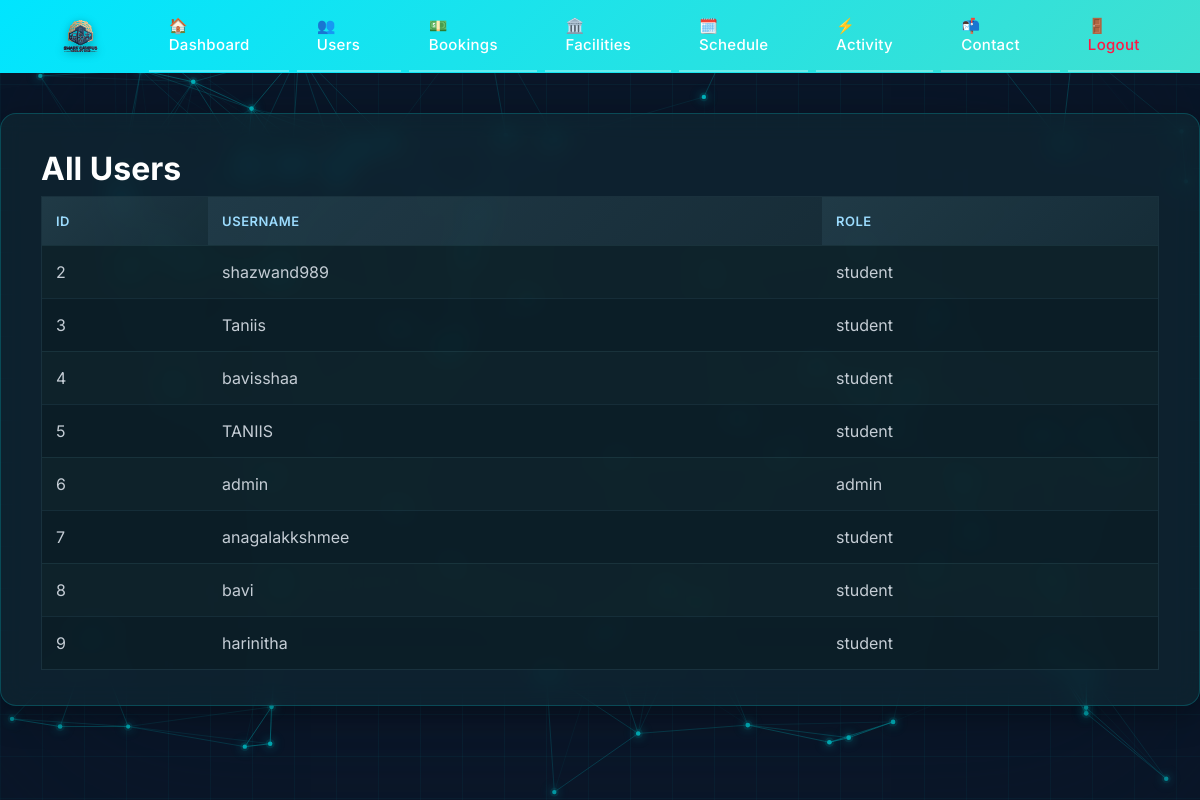
The page /admin/users (signed in) on the database its author committed.
### tables this page shows
CREATE TABLE users (
        id INTEGER PRIMARY KEY AUTOINCREMENT,
        name TEXT,
        username TEXT UNIQUE,
        email TEXT UNIQUE,
        password TEXT,
        role TEXT DEFAULT 'student'
    );

### app.py (the view)
@app.route("/admin/users")
def admin_users():
    guard = require_admin()
    if guard: return guard
    conn = get_db()
    users = conn.execute("SELECT * FROM users").fetchall()
    conn.close()
    return render_template("admin_users.html", users=users)

### app.py (called while the page is built)
def get_db():
    conn = sqlite3.connect("database.db")
    conn.row_factory = sqlite3.Row
    return conn

def require_admin():
    if "user_id" not in session:
        flash("Please log in as admin.")
        return redirect('/admin-login')
    if session.get("role") != "admin":
        session.clear()
        session.modified = True
        flash("Access denied. Please log in as admin.")
        return redirect('/admin-login')
    return None

### smart campus/templates/admin_users.html
<!DOCTYPE html>
{% extends "base.html" %}
{% block content %}
<h1>All Users</h1>
<table>
    <tr>
        <th>ID</th>
        <th>Username</th>
        <th>Role</th>
    </tr>
    {% for user in users %}
    <tr>
        <td>{{ user.id }}</td>
        <td>{{ user.username }}</td>
        <td>{{ user.role }}</td>
    </tr>
    {% endfor %}
</table>
{% endblock %}

### static/admin.css (style rules this page uses)
* { margin: 0; padding: 0; box-sizing: border-box; }
body { font-family: 'Inter', sans-serif; background: radial-gradient(1200px 700px at 15% 15%, rgba(0, 196, 204, 0.22), rgba(0, 196, 204, 0) 60%), radial-gradient(1000px 600px at 85% 25%, rgba(45, 224, 232, 0.18), rgba(45, 224, 232, 0) 55%), radial-gradient(900px 600px at 50% 90%, rgba(0, 196, 204, 0.14), rgba(0, 196, 204, 0) 58%), linear-gradient(135deg, #0a1628 0%, #0a1628 35%, #112d36 70%, #1a3d4a 100%); background-attachment: fixed; color: #c5cdd5; min-height: 100vh; overflow-x: hidden; }
.container h1 { font-size: 32px; font-weight: 700; color: #ffffff; margin-bottom: 8px; }
table { width: 100%; border-collapse: separate; border-spacing: 0; background: rgba(10, 26, 32, 0.5); border: 1px solid rgba(156, 220, 254, 0.1); }
th { background: linear-gradient(135deg, rgba(156,220,254,0.15), rgba(156,220,254,0.08)); color: #9cdcfe; padding: 16px 14px; text-align: left; font-size: 13px; font-weight: 600; text-transform: uppercase; letter-spacing: 0.5px; white-space: nowrap; }
td { padding: 16px 14px; border-top: 1px solid rgba(156, 220, 254, 0.08); vertical-align: middle; }
tbody tr { transition: all 0.2s ease; }
tbody tr:nth-child(even) { background: rgba(156, 220, 254, 0.02); }

### rows shown on the page
users: id "2", username "shazwand989", role "student"
users: id "3", username "Taniis", role "student"
users: id "4", username "bavisshaa", role "student"
users: id "5", username "TANIIS", role "student"
users: id "6", username "admin", role "admin"
users: id "7", username "anagalakkshmee", role "student"
users: id "8", username "bavi", role "student"
users: id "9", username "harinitha", role "student"
